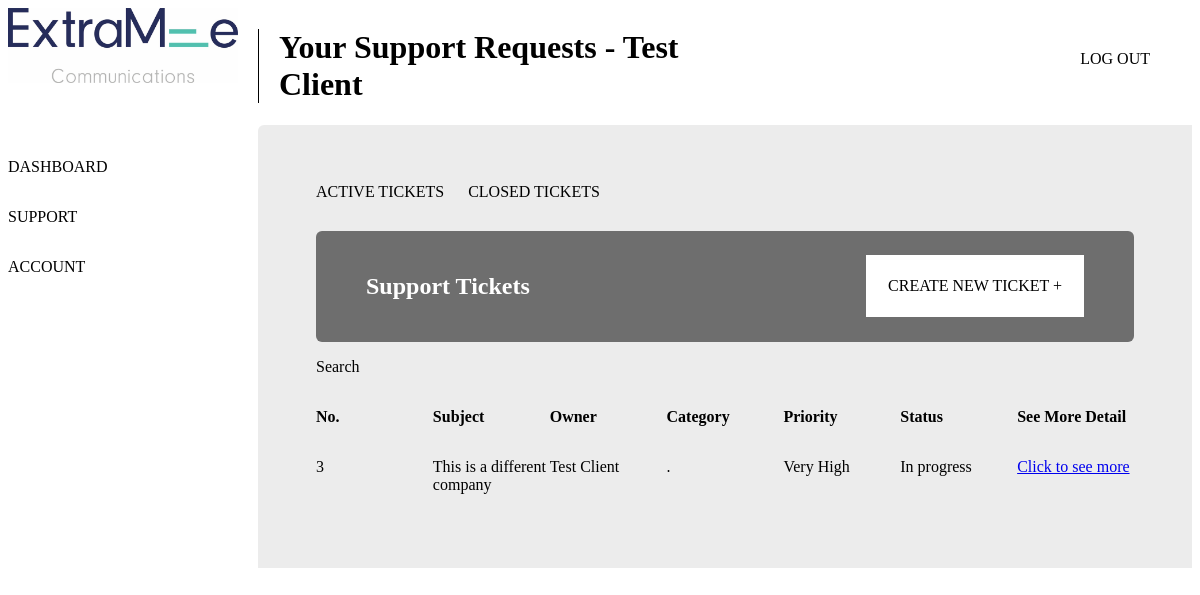
The app's page /support/ (signed in) with its own data.
### tickets/models.py (models this page shows, shortened)
class Client(models.Model):
    user = models.OneToOneField(settings.AUTH_USER_MODEL, on_delete=models.CASCADE, null=True)
    client_name = models.CharField(max_length=200)
    client_email = models.EmailField()
    client_address = models.CharField(max_length=200, null = True, blank = True)
    client_registered_company_number = models.CharField(max_length=30, null = True, blank = True)
    live_client = models.BooleanField (default=True)
    date_registered = models.DateTimeField('Date Registered')
    contract_type = models.ForeignKey(Contract, on_delete=models.CASCADE)
    contract_start_date = models.DateTimeField()
    contracted_monthly_service_hours = models.FloatField(default=1)
    contracted_monthly_SEM_hours = models.FloatField(default=0)
    paid_extra_hours = models.FloatField(default=0)
    hours_used_this_month = models.FloatField(default=0)
    discontented_client = models.BooleanField(default=False)
    priority_client = models.BooleanField(default=False)
    def __str__(self):
        return self.client_name

class Ticket(models.Model):
    client = models.ForeignKey(Client, on_delete=models.CASCADE)
    title = models.CharField(max_length = 50, default='')
    issue = models.TextField()
    wrike_number = models.CharField(max_length = 10)
    severity = models.CharField(
        max_length=2,
        choices = [
        ('ST', 'Standard'),
        ('HI','High'),
        ('VH','Very High'),
        ('CR','Critical')
        ]
    )
    hours_predicted = models.FloatField(default=0)
    hours_used = models.FloatField(default=0)
    customer_feedback_requested = models.BooleanField(default=False)
    resolved = models.BooleanField(default=False)
    date_created = models.DateTimeField('Date Created')
    date_updated = models.DateTimeField('Date Updated', null=True)
    file_upload = models.FileField(null=True)

### tickets/views.py (the view)
# urls.py: path('support/', views.support, name='support'),
def support(request):
    if not request.user.is_authenticated:
        return redirect('/')
    if request.user.is_staff:
        return redirect('/dashboard/admin')
    company = Client.objects.filter(user=request.user).first()
    tickets = Ticket.objects.filter(client__exact=company.id)
    return render(request,'tickets/support.html', {'company':company, 'tickets':tickets})

### tickets/templates/tickets/support.html (shortened to what this page needs)
{% extends 'base.html' %}
{% block content %}
<div class="page-wrap">
  <div class="main-wrap">
    <div class="sidebar">
      <img src="/static/img/logo.jpg" alt="logo">
      <a href="/dashboard">Dashboard</a>
      <a href="/support">Support</a>
      <a href="/account">Account</a>
    </div>
    <div class="main_content support">
      <div class="head_section">
        <h1 class='head-title'>Your Support Requests - {{ company }}</h1>
      </div>
      <div class="support-section">
        <div class="support-tab">
          <a href="#">Active Tickets</a>
          <a href="#">Closed Tickets</a>
        </div>
        <div class="top create-new">
          <h2>Support Tickets</h2>
            <a href="/report">
              <div class="link">
              Create New Ticket +
            </div>
            </a>
        </div>
        <div class="search">
          <p>Search</p>
        </div>
        <div class="table">
          <strong>
            <div class="row">
                <p>No.</p>
                <p>Subject</p>
                <p>Owner</p>
                <p>Category</p>
                <p>Priority</p>
                <p>Status</p>
                <p>See More Detail</p>
            </div>
          </strong>
          {% for ticket in tickets %}
          <div class="row">
            <p>{{ ticket.id }}</p>
            <p>{{ ticket.title }}</p>
            <p>{{ ticket.client }}</p>
            <p>.</p>
            {% if ticket.severity == 'ST' %}
            <p>Standard</p>
            {% elif ticket.severity == 'HI' %}
            <p>High</p>
            {% elif ticket.severity == 'VH' %}
            <p>Very High</p>
            {% else %}
            <p>Critical</p>
            {% endif %}
            {% if ticket.resolved == False %}
            <p>In progress</p>
            {% else %}
            <p>Resolved</p>
            {% endif %}
            <p>
              <a href="{{ ticket.id }}">Click to see more</a>
            </p>
          </div>
            {% endfor %}
        </div>
      </div>
    </div>
  </div>
</div>
{% endblock content %}

### tickets/static/css/style.css (style rules this page uses)
.sidebar { display: grid; grid-template-rows: 150px 50px 50px 50px; }
.head_section .head-title { border-left: 1px solid black; padding-left: 20px; }
div.support .support-section { background-color: #ececec; border-radius: 6px 0 0 0; padding: 58px; }
div.support .support-section .support-tab { margin-bottom: 30px; }
div.support .support-section .support-tab a { text-decoration: none; text-transform: uppercase; color: black; padding-right: 20px; }
div.support .support-section .create-new { color: white; display: -webkit-box; display: -ms-flexbox; display: flex; -webkit-box-align: center; -ms-flex-align: center; align-items: center; position: relative; background-color: #6e6e6e; padding: 22px 50px; border-radius: 6px; }
div.support .support-section .create-new a { position: absolute; right: 50px; text-decoration: none; text-transform: uppercase; color: black; }
div.support .support-section .create-new a .link { background-color: white; padding: 22px; }
div.support .support-section .table { display: grid; grid-template-columns: 1fr; }
div.support .support-section .table .row { display: grid; grid-template-columns: 1fr 1fr 1fr 1fr 1fr 1fr 1fr; }
html { background: white; font-family: 'neuzeit-grotesk'; }
.main-wrap { display: grid; grid-template-columns: 250px 1fr; }
.sidebar img { max-width: 230px; }
.sidebar a { text-decoration: none; text-transform: uppercase; color: black; }
.head_section h1 { max-width: 90vw; }
@media only screen and (min-width: 700px) { .head_section h1 { width: calc(0.35 * 100vw); } }

### records on screen
Client: client_name "Test Client"
Ticket: id "3", title "This is a different company", client "Test Client", severity "Very High", resolved "In progress"
